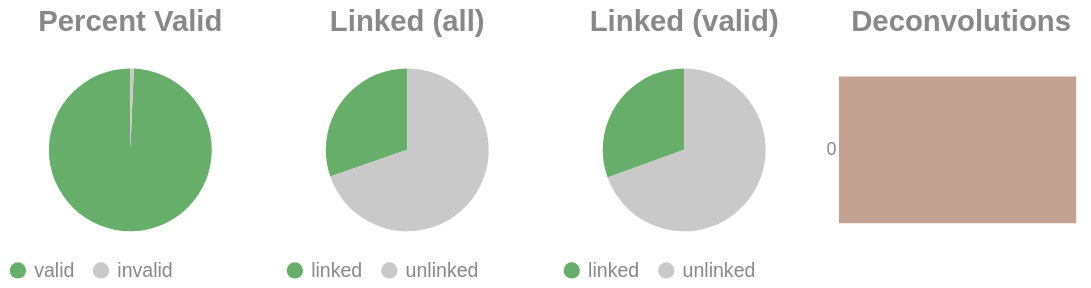

The code cell stored with this chart in its notebook:
### Code cell
if SKIPLR:
    pass
else:
    clash = Counter()
    for i in valids['molecule'].to_list():
        _mol = i.split("-")
        if len(_mol) == 1:
            clash.update('0')
        else:
            clash.update(_mol[-1])

    _d = {"deconvolutions": [], 'count': []}
    for k,v in clash.items():
        _d['deconvolutions'].append(k)
        _d['count'].append(v)

    tot_valid = valids['reads'].sum()
    mask = valids['reads'] >= 2
    n_linked_reads = valids.filter(mask)['reads'].sum()
    if n_linked_reads == 0:
        print_html("No linked molecules (>=2 reads) were detected; skipping linked-only distributions.")
        SKIPLR = True
    else:
        perc_valid = round(tot_valid / n_reads, 4)
        linked_perc_abs = round(n_linked_reads / n_reads, 4)
        linked_perc = round(n_linked_reads / tot_valid, 4)

    _valid = pl.DataFrame({"valids": ['valid', 'invalid'], "count": [tot_valid, n_reads - tot_valid]})
    _linked_abs = pl.DataFrame({"linked (absolute)": ['linked', 'unlinked'], "count": [n_linked_reads, n_reads - n_linked_reads]})
    _linked_rel = pl.DataFrame({"linked (valids)": ['linked', 'unlinked'], "count": [n_linked_reads, tot_valid - n_linked_reads]})

    (
        alt.hconcat(
            piechart(_valid, goodval = 'valid', title = "Percent Valid"),
            piechart(_linked_abs, goodval = "linked", title =  "Linked (all)"),
            piechart(_linked_rel, goodval = "linked", title =  "Linked (valid)"),
            convolutionbar(pl.DataFrame(_d), title = "Deconvolutions"),
            center = True,
            bounds = 'flush'
        )
        .resolve_scale(color='independent')
        .resolve_legend('independent')
        .properties(usermeta={'embedOptions': {"actions": False}})
    ).display()

### Figure 1 — Vega-Lite specification as saved in the notebook (floating-point values rounded to 4 significant figures)
{"width": "container", "height": 400, "config": {"title": {"anchor": "start", "dy": -15, "fontSize": 18, "color": "#888888", "subtitleColor": "#888888", "subtitleFontSize": 14}, "arc": {"fill": "#0072B2"}, "axis": {"domainColor": "#888888", "domainWidth": 0.5, "gridWidth": 0.2, "grid": false, "titleFontWeight": 400, "titleFontSize": 15, "labelFontSize": 11, "labelColor": "#888888", "tickColor": "#888888", "tickWidth": 0.2, "titleColor": "#888888"}, "axisBand": {"grid": false}, "axisX": {"grid": true, "tickSize": 10, "domainCap": "round"}, "axisY": {"domain": false, "grid": true, "tickSize": 0, "domainCap": "round"}, "background": "transparent", "header": {"labelFontSize": 15, "labelColor": "#888888", "titleFontSize": 15, "titleFontWeight": 600, "titleColor": "#888888"}, "legend": {"labelFont": "sans-serif", "labelFontSize": 12, "labelColor": "#888888", "symbolSize": 100, "symbolType": "circle", "titleFontSize": 12, "titlePadding": 10, "titleColor": "#888888", "title": null}, "range": {"category": ["#E69F00", "#56B4E9", "#009E73", "#F0E442", "#0072B2", "#D55E00", "#CC79A7", "#000000"], "diverging": ["#cfe8f3", "#a2d4ec", "#73bfe2", "#46abdb", "#1696d2", "#12719e"]}, "area": {"fill": "#0072B2", "fillOpacity": 0.7, "line": true, "strokeOpacity": 0.7}, "line": {"color": "#0072B2", "stroke": "#0072B2", "strokeWidth": 2}, "trail": {"color": "#0072B2", "stroke": "#0072B2", "strokeWidth": 0, "size": 1}, "point": {"filled": true, "fillOpacity": 1.0, "size": 95}, "text": {"color": "#888888", "fontSize": 11, "align": "right", "fontWeight": 400, "size": 11}, "bar": {"fill": "#0072B2", "stroke": null}, "view": {"stroke": null, "continuousWidth": 660, "continuousHeight": 400}}, "hconcat": [{"data": {"name": "data-d889a81a95433936d8367d898844ba3b"}, "mark": {"type": "arc"}, "encoding": {"color": {"field": "valids", "legend": {"orient": "bottom", "title": null}, "scale": {"domain": ["valid", "invalid"], "range": ["#68ae6b", "#C9C9C9"]}, "title": "Valids", "type": "nominal"}, "theta": {"field": "count", "type": "quantitative"}, "tooltip": [{"field": "valids", "title": "Valids", "type": "ordinal"}, {"field": "percent", "format": ".2%", "title": "Percent", "type": "quantitative"}, {"field": "count", "title": "Count", "type": "quantitative"}]}, "height": 100, "title": {"text": "Percent Valid", "align": "center", "anchor": "middle"}, "transform": [{"calculate": "datum.count / 6556035", "as": "percent"}], "width": 150}, {"data": {"name": "data-f804cb02861a7488dcd5b0b066509d89"}, "mark": {"type": "arc"}, "encoding": {"color": {"field": "linked (absolute)", "legend": {"orient": "bottom", "title": null}, "scale": {"domain": ["linked", "unlinked"], "range": ["#68ae6b", "#C9C9C9"]}, "title": "Linked (Absolute)", "type": "nominal"}, "theta": {"field": "count", "type": "quantitative"}, "tooltip": [{"field": "linked (absolute)", "title": "Linked (Absolute)", "type": "ordinal"}, {"field": "percent", "format": ".2%", "title": "Percent", "type": "quantitative"}, {"field": "count", "title": "Count", "type": "quantitative"}]}, "height": 100, "title": {"text": "Linked (all)", "align": "center", "anchor": "middle"}, "transform": [{"calculate": "datum.count / 6556035", "as": "percent"}], "width": 150}, {"data": {"name": "data-b00bd540dfafc411af38c121f37ba006"}, "mark": {"type": "arc"}, "encoding": {"color": {"field": "linked (valids)", "legend": {"orient": "bottom", "title": null}, "scale": {"domain": ["linked", "unlinked"], "range": ["#68ae6b", "#C9C9C9"]}, "title": "Linked (Valids)", "type": "nominal"}, "theta": {"field": "count", "type": "quantitative"}, "tooltip": [{"field": "linked (valids)", "title": "Linked (Valids)", "type": "ordinal"}, {"field": "percent", "format": ".2%", "title": "Percent", "type": "quantitative"}, {"field": "count", "title": "Count", "type": "quantitative"}]}, "height": 100, "title": {"text": "Linked (valid)", "align": "center", "anchor": "middle"}, "transform": [{"calculate": "datum.count / 6510923", "as": "percent"}], "width": 150}, {"data": {"name": "data-15f179cd55965a16fe0b15e0ac961698"}, "mark": {"type": "bar"}, "encoding": {"color": {"field": "deconvolutions", "legend": null, "scale": {"scheme": "lightgreyred"}, "type": "nominal"}, "tooltip": [{"field": "deconvolutions", "title": "Deconvolutions", "type": "ordinal"}, {"field": "percent", "format": ".2%", "title": "Percent", "type": "quantitative"}, {"field": "count", "title": "Count", "type": "quantitative"}], "x": {"axis": null, "field": "count", "type": "quantitative"}, "y": {"field": "deconvolutions", "sort": "ascending", "title": null, "type": "nominal"}}, "height": 100, "title": {"text": "Deconvolutions", "align": "center", "anchor": "middle"}, "transform": [{"calculate": "datum.count / 5339934", "as": "percent"}], "width": 150}], "bounds": "flush", "center": true, "resolve": {"legend": {"angle": "independent"}, "scale": {"color": "independent"}}, "usermeta": {"embedOptions": {"actions": false}}, "$schema": "https://vega.github.io/schema/vega-lite/v6.1.0.json", "datasets": {"data-d889a81a95433936d8367d898844ba3b": [{"valids": "valid", "count": 6510923}, {"valids": "invalid", "count": 45112}], "data-f804cb02861a7488dcd5b0b066509d89": [{"linked (absolute)": "linked", "count": 1985691}, {"linked (absolute)": "unlinked", "count": 4570344}], "data-b00bd540dfafc411af38c121f37ba006": [{"linked (valids)": "linked", "count": 1985691}, {"linked (valids)": "unlinked", "count": 4525232}], "data-15f179cd55965a16fe0b15e0ac961698": [{"deconvolutions": "0", "count": 5339934}]}}
